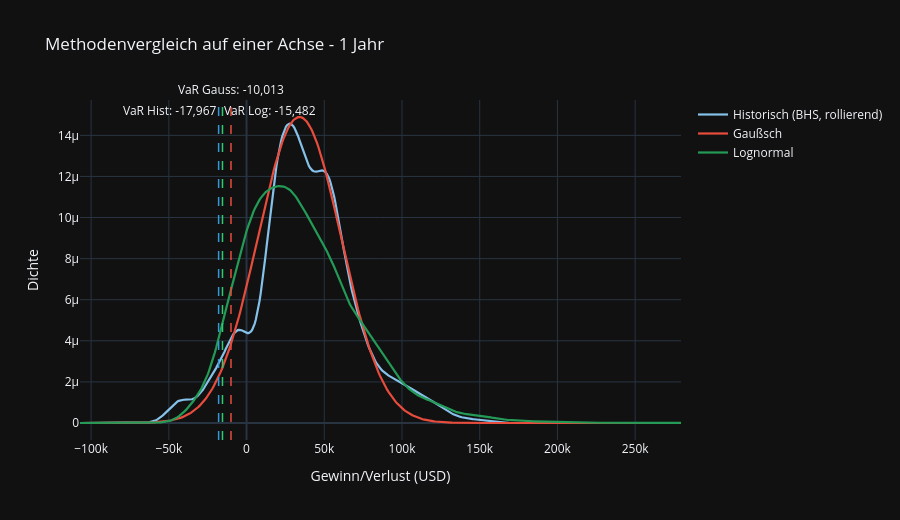

This figure's notebook cell:
### Markdown cell above
## Methodenvergleich als Verteilungs-Overlay - 1 Jahr

Plot 2 zeigt die Punktwerte der Methoden nebeneinander. Hier zeigen wir die zugrundeliegenden Verteilungsannahmen direkt auf einer Achse: das historische Fenster hat fat tails, die Gauss-Annahme ist symmetrisch und schmal, die Lognormal-MC-Endwerte sind rechtsschief. Genau dieses Bild ist der didaktische Kern des Methodenvergleichs (Risk-Folien S. 22).

### Code cell
# Plot C: drei Verteilungen + 95-VaR-Linien auf einer Achse, P&L 1 Jahr
days_1y = horizons['1 Jahr']

# Historisch: rollierende 1J-P&L
rolling_log_C = portfolio_returns_log.rolling(window=days_1y).sum().dropna()
hist_pnl_C = ((np.exp(rolling_log_C) - 1) * start_capital).values

# Gauss: analytische Dichte über denselben x-Bereich
clean_disc = portfolio_returns_discrete.dropna()
mu_g = clean_disc.mean() * days_1y
sigma_g = clean_disc.std() * np.sqrt(days_1y)

# Lognormal MC: Endwerte ziehen, in PnL umrechnen
_, _, final_values_C, _ = calculate_monte_carlo_risk(
    portfolio_returns_log, start_capital, 0.05, days_1y,
    simulations=monte_carlo_simulations, black_swan=False,
)
mc_pnl_C = final_values_C - start_capital

# Gemeinsames x-Grid über die Vereinigung der drei Verteilungen
x_lo = float(min(hist_pnl_C.min(), mc_pnl_C.min(), mu_g - 4*sigma_g*start_capital))
x_hi = float(max(hist_pnl_C.max(), mc_pnl_C.max(), mu_g + 4*sigma_g*start_capital))
x_grid_C = np.linspace(x_lo, x_hi, 500)

# KDEs für Hist und MC
kde_hist = stats.gaussian_kde(hist_pnl_C)
kde_mc = stats.gaussian_kde(mc_pnl_C)
density_hist = kde_hist(x_grid_C)
density_mc = kde_mc(x_grid_C)

# Gauss-Dichte: x = r_disc * K, also r = x/K, dr/dx = 1/K
gauss_density = stats.norm.pdf(x_grid_C / start_capital, loc=mu_g, scale=sigma_g) / start_capital

# 95-VaR-Linien je Methode (alle in PnL-Konvention, negativ)
var_hist_C, _ = calculate_historical_risk(portfolio_returns_log, start_capital, 0.05, days_1y)
var_gauss_C, _ = calculate_gaussian_risk(portfolio_returns_discrete, start_capital, 0.05, days_1y)
var_mc_C = float(np.percentile(mc_pnl_C, 5))

fig_pC = go.Figure()
fig_pC.add_trace(go.Scatter(
    x=x_grid_C, y=density_hist, mode='lines',
    line=dict(color='rgb(133, 193, 233)', width=2.2),
    name='Historisch (BHS, rollierend)',
))
fig_pC.add_trace(go.Scatter(
    x=x_grid_C, y=gauss_density, mode='lines',
    line=dict(color='rgb(231, 76, 60)', width=2.2),
    name='Gaußsch',
))
fig_pC.add_trace(go.Scatter(
    x=x_grid_C, y=density_mc, mode='lines',
    line=dict(color='rgb(35, 155, 86)', width=2.2),
    name='Lognormal',
))

fig_pC.add_vline(x=var_hist_C, line=dict(color='rgb(52, 152, 219)', width=1.5, dash='dash'),
                 annotation_text=f"VaR Hist: {var_hist_C:,.0f}", annotation_position='top left')
fig_pC.add_vline(x=var_gauss_C, line=dict(color='rgb(231, 76, 60)', width=1.5, dash='dash'),
                 annotation_text=f"VaR Gauss: {var_gauss_C:,.0f}", annotation_position='top')
fig_pC.add_vline(x=var_mc_C, line=dict(color='rgb(46, 204, 113)', width=1.5, dash='dash'),
                 annotation_text=f"VaR Log: {var_mc_C:,.0f}", annotation_position='top right')

fig_pC.update_layout(
    template='plotly_dark',
    title='Methodenvergleich auf einer Achse - 1 Jahr',
    xaxis_title='Gewinn/Verlust (USD)',
    yaxis_title='Dichte',
    height=520,
)
fig_pC.show()

### Figure 1 — Plotly figure (JSON) as saved in the notebook; plotly's stock layout.template omitted (floating-point values rounded to 4 significant figures; data arrays with more than 128 entries replaced by an {"elided": "..."} marker saying what was removed)
{"data": [{"line": {"color": "rgb(133, 193, 233)", "width": 2.2}, "mode": "lines", "name": "Historisch (BHS, rollierend)", "type": "scatter", "x": {"elided": "500 float values"}, "y": {"elided": "500 float values"}}, {"line": {"color": "rgb(231, 76, 60)", "width": 2.2}, "mode": "lines", "name": "Gaußsch", "type": "scatter", "x": {"elided": "500 float values"}, "y": {"elided": "500 float values"}}, {"line": {"color": "rgb(35, 155, 86)", "width": 2.2}, "mode": "lines", "name": "Lognormal", "type": "scatter", "x": {"elided": "500 float values"}, "y": {"elided": "500 float values"}}], "layout": {"annotations": [{"showarrow": false, "text": "VaR Hist: -17,967", "x": -17970.0, "xanchor": "right", "xref": "x", "y": 1, "yanchor": "top", "yref": "y domain"}, {"showarrow": false, "text": "VaR Gauss: -10,013", "x": -10010.0, "xanchor": "center", "xref": "x", "y": 1, "yanchor": "bottom", "yref": "y domain"}, {"showarrow": false, "text": "VaR Log: -15,482", "x": -15480.0, "xanchor": "left", "xref": "x", "y": 1, "yanchor": "top", "yref": "y domain"}], "height": 520, "shapes": [{"line": {"color": "rgb(52, 152, 219)", "dash": "dash", "width": 1.5}, "type": "line", "x0": -17970.0, "x1": -17970.0, "xref": "x", "y0": 0, "y1": 1, "yref": "y domain"}, {"line": {"color": "rgb(231, 76, 60)", "dash": "dash", "width": 1.5}, "type": "line", "x0": -10010.0, "x1": -10010.0, "xref": "x", "y0": 0, "y1": 1, "yref": "y domain"}, {"line": {"color": "rgb(46, 204, 113)", "dash": "dash", "width": 1.5}, "type": "line", "x0": -15480.0, "x1": -15480.0, "xref": "x", "y0": 0, "y1": 1, "yref": "y domain"}], "title": {"text": "Methodenvergleich auf einer Achse - 1 Jahr"}, "xaxis": {"title": {"text": "Gewinn/Verlust (USD)"}}, "yaxis": {"title": {"text": "Dichte"}}}}
